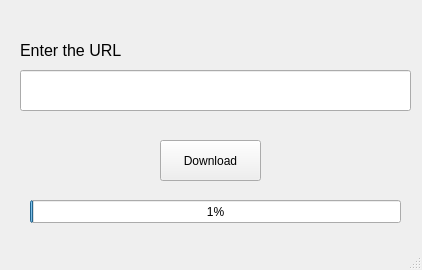
<?xml version="1.0" encoding="UTF-8"?>
<ui version="4.0">
 <class>MainWindow</class>
 <widget class="QMainWindow" name="MainWindow">
  <property name="geometry">
   <rect>
    <x>0</x>
    <y>0</y>
    <width>422</width>
    <height>270</height>
   </rect>
  </property>
  <property name="maximumSize">
   <size>
    <width>422</width>
    <height>270</height>
   </size>
  </property>
  <property name="windowTitle">
   <string>YTube Downloader</string>
  </property>
  <property name="windowIcon">
   <iconset theme=":/image/YouTube-icon.png">
    <normaloff>.</normaloff>.</iconset>
  </property>
  <widget class="QWidget" name="centralwidget">
   <widget class="QLabel" name="urlLabel">
    <property name="geometry">
     <rect>
      <x>20</x>
      <y>40</y>
      <width>111</width>
      <height>21</height>
     </rect>
    </property>
    <property name="font">
     <font>
      <family>MS Sans Serif</family>
      <pointsize>12</pointsize>
     </font>
    </property>
    <property name="text">
     <string>Enter the URL</string>
    </property>
   </widget>
   <widget class="QLineEdit" name="url">
    <property name="geometry">
     <rect>
      <x>20</x>
      <y>70</y>
      <width>391</width>
      <height>41</height>
     </rect>
    </property>
    <property name="font">
     <font>
      <family>MS Sans Serif</family>
      <pointsize>12</pointsize>
     </font>
    </property>
   </widget>
   <widget class="QPushButton" name="download">
    <property name="geometry">
     <rect>
      <x>160</x>
      <y>140</y>
      <width>101</width>
      <height>41</height>
     </rect>
    </property>
    <property name="text">
     <string>Download</string>
    </property>
   </widget>
   <widget class="QProgressBar" name="progressBar">
    <property name="geometry">
     <rect>
      <x>30</x>
      <y>200</y>
      <width>371</width>
      <height>23</height>
     </rect>
    </property>
    <property name="value">
     <number>1</number>
    </property>
    <property name="alignment">
     <set>Qt::AlignCenter</set>
    </property>
    <property name="textVisible">
     <bool>true</bool>
    </property>
   </widget>
  </widget>
  <widget class="QMenuBar" name="menubar">
   <property name="geometry">
    <rect>
     <x>0</x>
     <y>0</y>
     <width>422</width>
     <height>21</height>
    </rect>
   </property>
  </widget>
  <widget class="QStatusBar" name="statusbar"/>
 </widget>
 <resources>
  <include location="logo.qrc"/>
 </resources>
 <connections/>
</ui>
